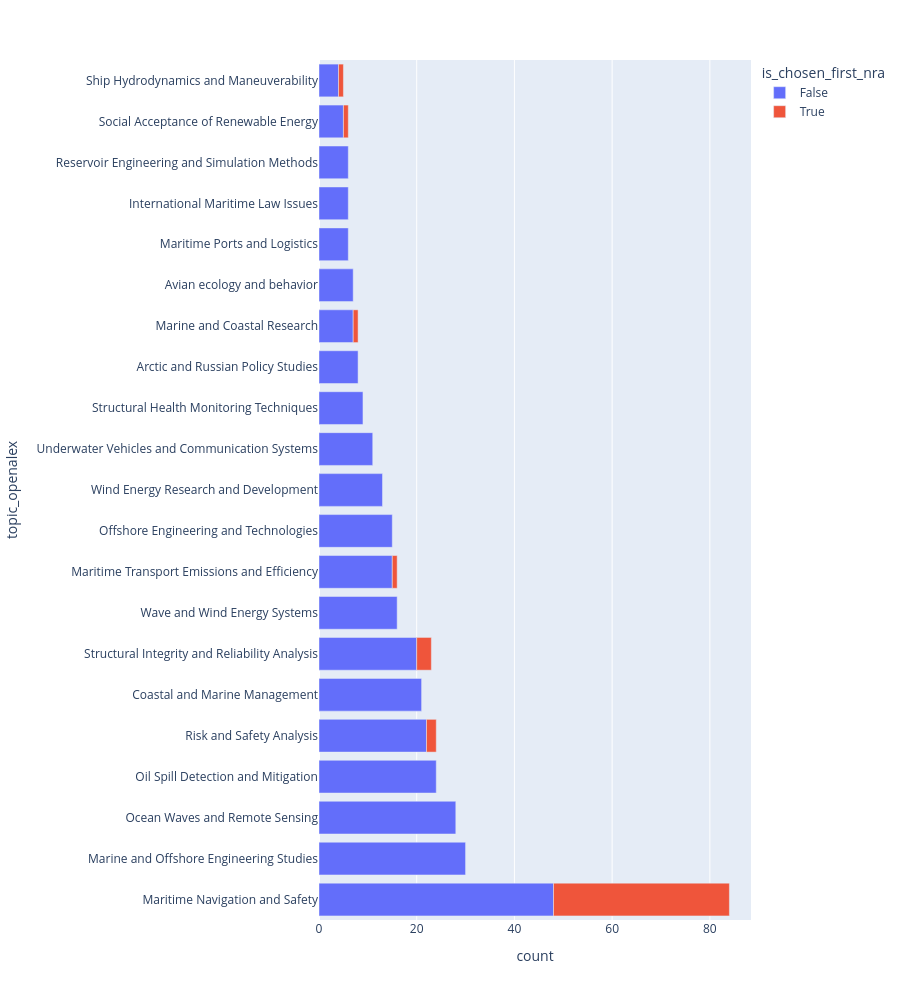

Notebook source saved alongside this figure:
### Code cell
plot_histogram(
    df_openalex_filtering_topic,
    "topic_openalex",
    reference_colunm="is_chosen_first_nra",
    min_count_to_keep=5,
    height=1000,
)

### Figure 1 — Plotly figure (JSON) as saved in the notebook; plotly's stock layout.template omitted (floating-point values rounded to 4 significant figures)
{"data": [{"hovertemplate": "is_chosen_first_nra=False<br>count=%{x}<br>topic_openalex=%{y}<extra></extra>", "legendgroup": "False", "marker": {"color": "#636efa", "pattern": {"shape": ""}}, "name": "False", "orientation": "h", "showlegend": true, "textposition": "auto", "type": "bar", "x": [48, 30, 28, 24, 22, 21, 20, 16, 15, 15, 13, 11, 9, 8, 7, 7, 6, 6, 6, 5, 4], "xaxis": "x", "y": ["Maritime Navigation and Safety", "Marine and Offshore Engineering Studies", "Ocean Waves and Remote Sensing", "Oil Spill Detection and Mitigation", "Risk and Safety Analysis", "Coastal and Marine Management", "Structural Integrity and Reliability Analysis", "Wave and Wind Energy Systems", "Maritime Transport Emissions and Efficiency", "Offshore Engineering and Technologies", "Wind Energy Research and Development", "Underwater Vehicles and Communication Systems", "Structural Health Monitoring Techniques", "Arctic and Russian Policy Studies", "Marine and Coastal Research", "Avian ecology and behavior", "Maritime Ports and Logistics", "International Maritime Law Issues", "Reservoir Engineering and Simulation Methods", "Social Acceptance of Renewable Energy", "Ship Hydrodynamics and Maneuverability"], "yaxis": "y"}, {"hovertemplate": "is_chosen_first_nra=True<br>count=%{x}<br>topic_openalex=%{y}<extra></extra>", "legendgroup": "True", "marker": {"color": "#EF553B", "pattern": {"shape": ""}}, "name": "True", "orientation": "h", "showlegend": true, "textposition": "auto", "type": "bar", "x": [36, 3, 2, 1, 1, 1, 1], "xaxis": "x", "y": ["Maritime Navigation and Safety", "Structural Integrity and Reliability Analysis", "Risk and Safety Analysis", "Maritime Transport Emissions and Efficiency", "Marine and Coastal Research", "Ship Hydrodynamics and Maneuverability", "Social Acceptance of Renewable Energy"], "yaxis": "y"}], "layout": {"barmode": "relative", "height": 1000, "legend": {"title": {"text": "is_chosen_first_nra"}, "tracegroupgap": 0}, "margin": {"t": 60}, "xaxis": {"anchor": "y", "domain": [0, 1], "title": {"text": "count"}}, "yaxis": {"anchor": "x", "domain": [0, 1], "title": {"text": "topic_openalex"}}}}
